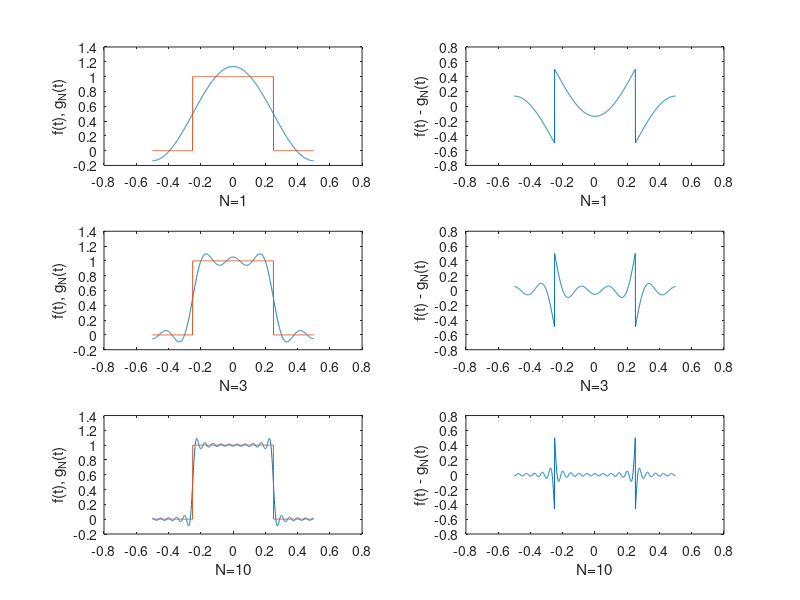
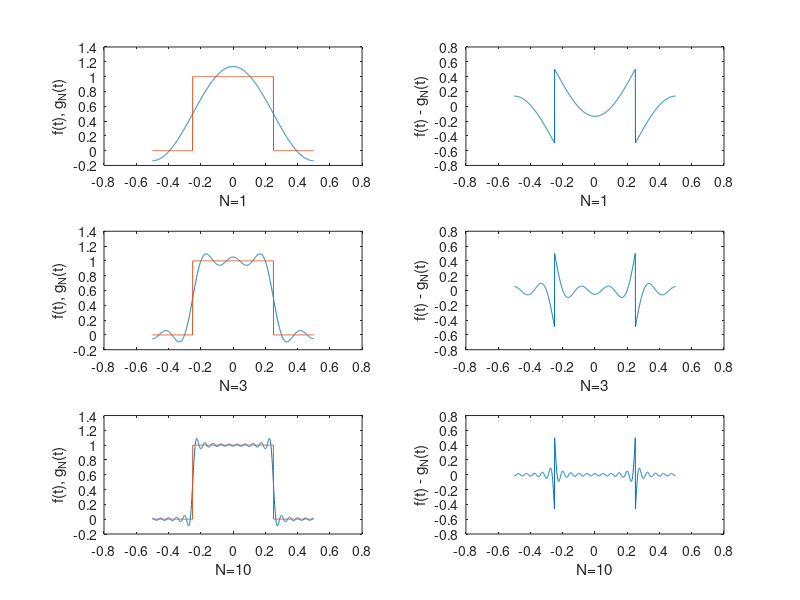

The MATLAB source for these figures, in order:
% example Fourier series
% Copyright 1999 by Todd K. Moon

t = -.5:.001:.5;

f = 0.5*ones(size(t));    % the a0 term
N = 19;
sgn = 1;
w0 = 2*pi;
pllist = [1,5,19];
clf;
p1 = find(t < -1/4);
p2 = find(t >= -1/4 & t <= 1/4);
p3 = find(t > 1/4);
g(p1) = zeros(size(p1));  g(p2) = ones(size(p2)); g(p3)= zeros(size(p3));

plotno = 1;
for n=1:2:N
  f = f+1/(n*pi)*(2*cos(n*w0*t))*sgn;
  sgn = -sgn;
  if(find(pllist==n))
    subplot(3,2,plotno);
    plot(t,f,t,g)
    xlabel(sprintf('N=%d',(n+1)/2));
	ylabel('f(t), g_N(t)')
    subplot(3,2,plotno+1)
    plot(t,g-f)
    xlabel(sprintf('N=%d',(n+1)/2));
	ylabel('f(t) - g_N(t)')
    plotno = plotno+2;
  end
end
print -dps ../pictures/gibbs.ps
print -deps ../pictures/gibbs.eps
